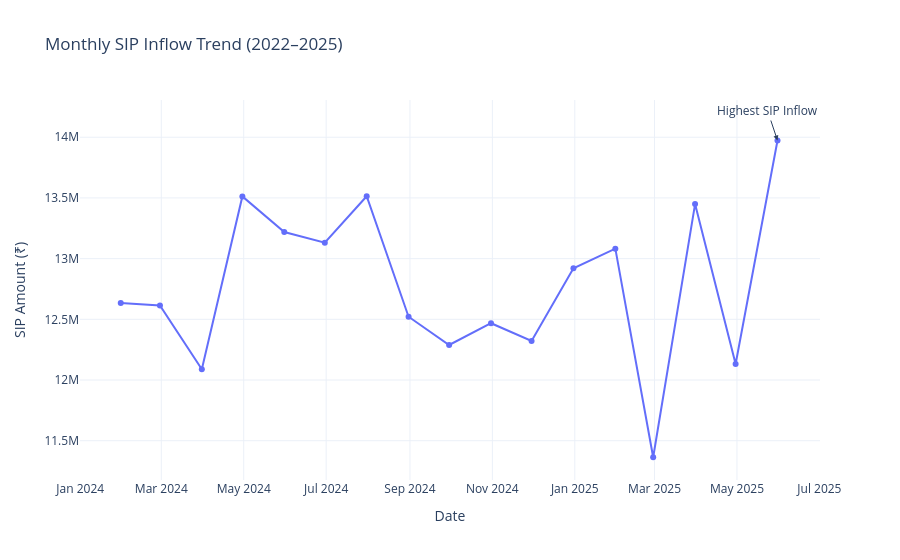

Notebook cell for this chart:
### Code cell
fig = px.line(
    monthly_sip,
    x="transaction_date",
    y="amount_inr",
    title="Monthly SIP Inflow Trend (2022–2025)",
    markers=True
)

fig.update_layout(
    xaxis_title="Date",
    yaxis_title="SIP Amount (₹)",
    template="plotly_white"
)

# Mark highest SIP inflow point
max_row = monthly_sip.loc[monthly_sip["amount_inr"].idxmax()]

fig.add_annotation(
    x=max_row["transaction_date"],
    y=max_row["amount_inr"],
    text="Highest SIP Inflow",
    showarrow=True,
    arrowhead=2
)



fig.show()

### Figure 1 — Plotly figure (JSON) as saved in the notebook; plotly's stock layout.template omitted (floating-point values rounded to 4 significant figures)
{"data": [{"hovertemplate": "transaction_date=%{x}<br>amount_inr=%{y}<extra></extra>", "legendgroup": "", "line": {"color": "#636efa", "dash": "solid"}, "marker": {"symbol": "circle"}, "mode": "lines+markers", "name": "", "orientation": "v", "showlegend": false, "type": "scatter", "x": ["2024-01-31T00:00:00.000000000", "2024-02-29T00:00:00.000000000", "2024-03-31T00:00:00.000000000", "2024-04-30T00:00:00.000000000", "2024-05-31T00:00:00.000000000", "2024-06-30T00:00:00.000000000", "2024-07-31T00:00:00.000000000", "2024-08-31T00:00:00.000000000", "2024-09-30T00:00:00.000000000", "2024-10-31T00:00:00.000000000", "2024-11-30T00:00:00.000000000", "2024-12-31T00:00:00.000000000", "2025-01-31T00:00:00.000000000", "2025-02-28T00:00:00.000000000", "2025-03-31T00:00:00.000000000", "2025-04-30T00:00:00.000000000", "2025-05-31T00:00:00.000000000"], "xaxis": "x", "y": [12635349, 12613376, 12088413, 13512385, 13218606, 13131150, 13513884, 12521433, 12288778, 12467875, 12321673, 12920130, 13082145, 11363922, 13449360, 12132001, 13973011], "yaxis": "y"}], "layout": {"annotations": [{"arrowhead": 2, "showarrow": true, "text": "Highest SIP Inflow", "x": "2025-05-31T00:00:00", "y": 13973011}], "legend": {"tracegroupgap": 0}, "title": {"text": "Monthly SIP Inflow Trend (2022–2025)"}, "xaxis": {"anchor": "y", "domain": [0, 1], "title": {"text": "Date"}}, "yaxis": {"anchor": "x", "domain": [0, 1], "title": {"text": "SIP Amount (₹)"}}}}
